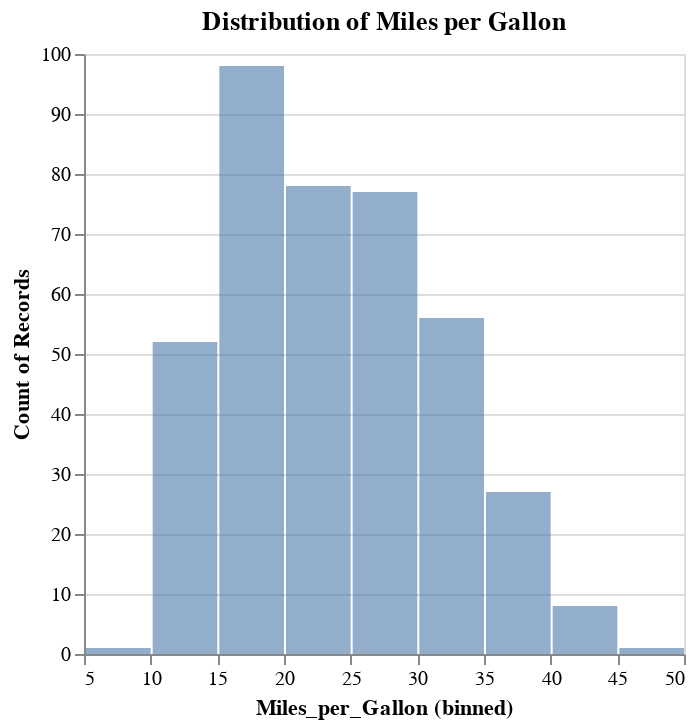

Notebook code for this chart:
### Markdown cell above
## Histogram and Frequency Distribution

A histogram represents the distribution of data by forming bins along the range of the data and then drawing bars to show the number of observations that fall in each bin.

### Example
We can use a histogram to visualize how the values of Miles per Gallon are distributed.

### Code cell
# Create a distribution (histogram) of the 'Miles_per_Gallon' column
histogram = alt.Chart(cars).mark_bar(opacity=0.6).encode(
    alt.X('Miles_per_Gallon:Q', bin=True),  # X-axis: Bin the data for a histogram
    y='count()',                            # Y-axis: Count of records in each bin
).properties(
    title="Distribution of Miles per Gallon"
)

# Display the plot
histogram

### Figure 1 — Vega-Lite specification as saved in the notebook (floating-point values rounded to 4 significant figures; data arrays with more than 128 entries replaced by an {"elided": "..."} marker saying what was removed)
{"config": {"view": {"continuousWidth": 300, "continuousHeight": 300}}, "data": {"name": "data-583e73726c1545c56c203344161a975c"}, "mark": {"type": "bar", "opacity": 0.6}, "encoding": {"x": {"bin": true, "field": "Miles_per_Gallon", "type": "quantitative"}, "y": {"aggregate": "count", "type": "quantitative"}}, "title": "Distribution of Miles per Gallon", "$schema": "https://vega.github.io/schema/vega-lite/v5.20.1.json", "datasets": {"data-583e73726c1545c56c203344161a975c": {"elided": "406 records"}}}
